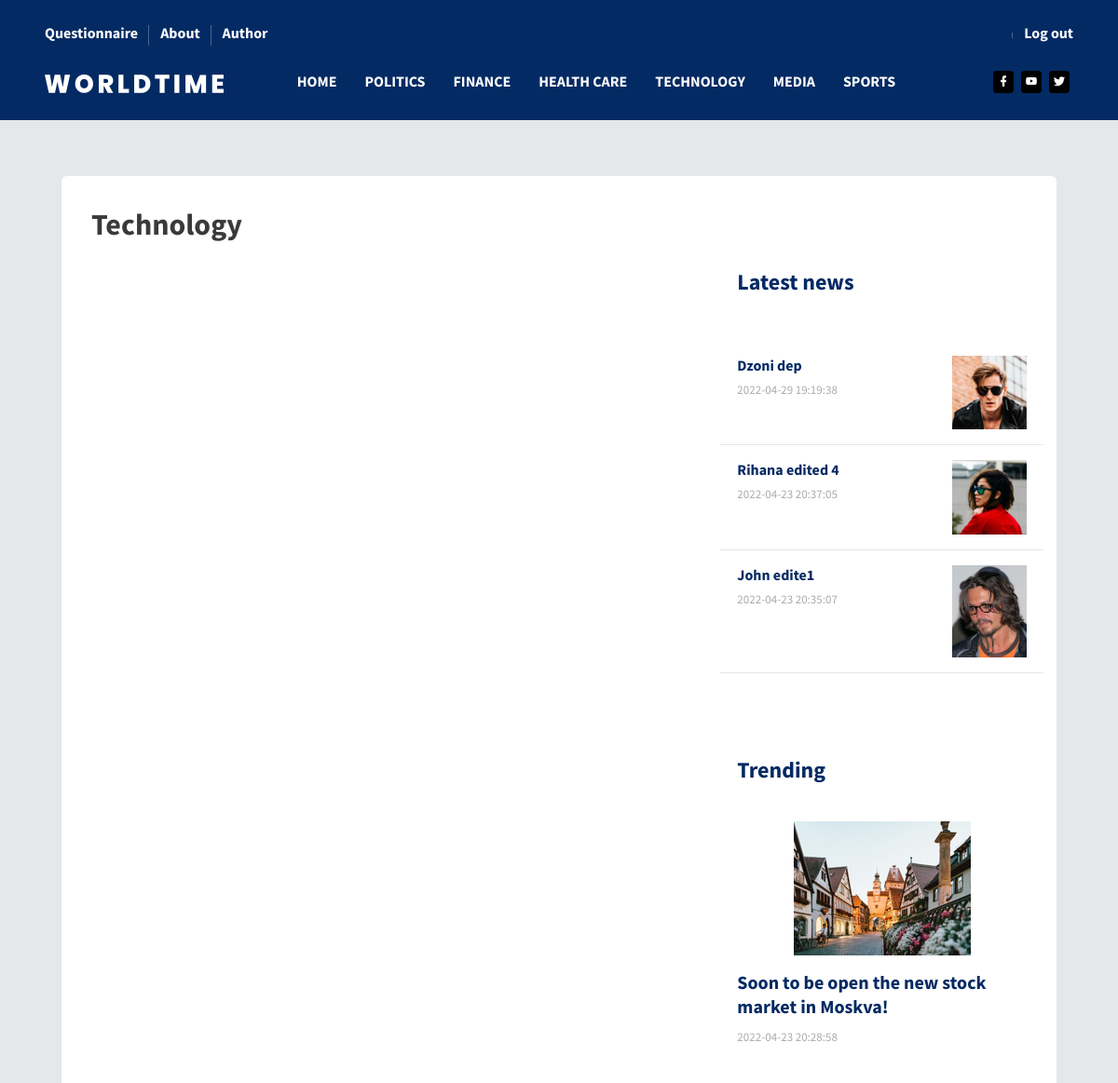
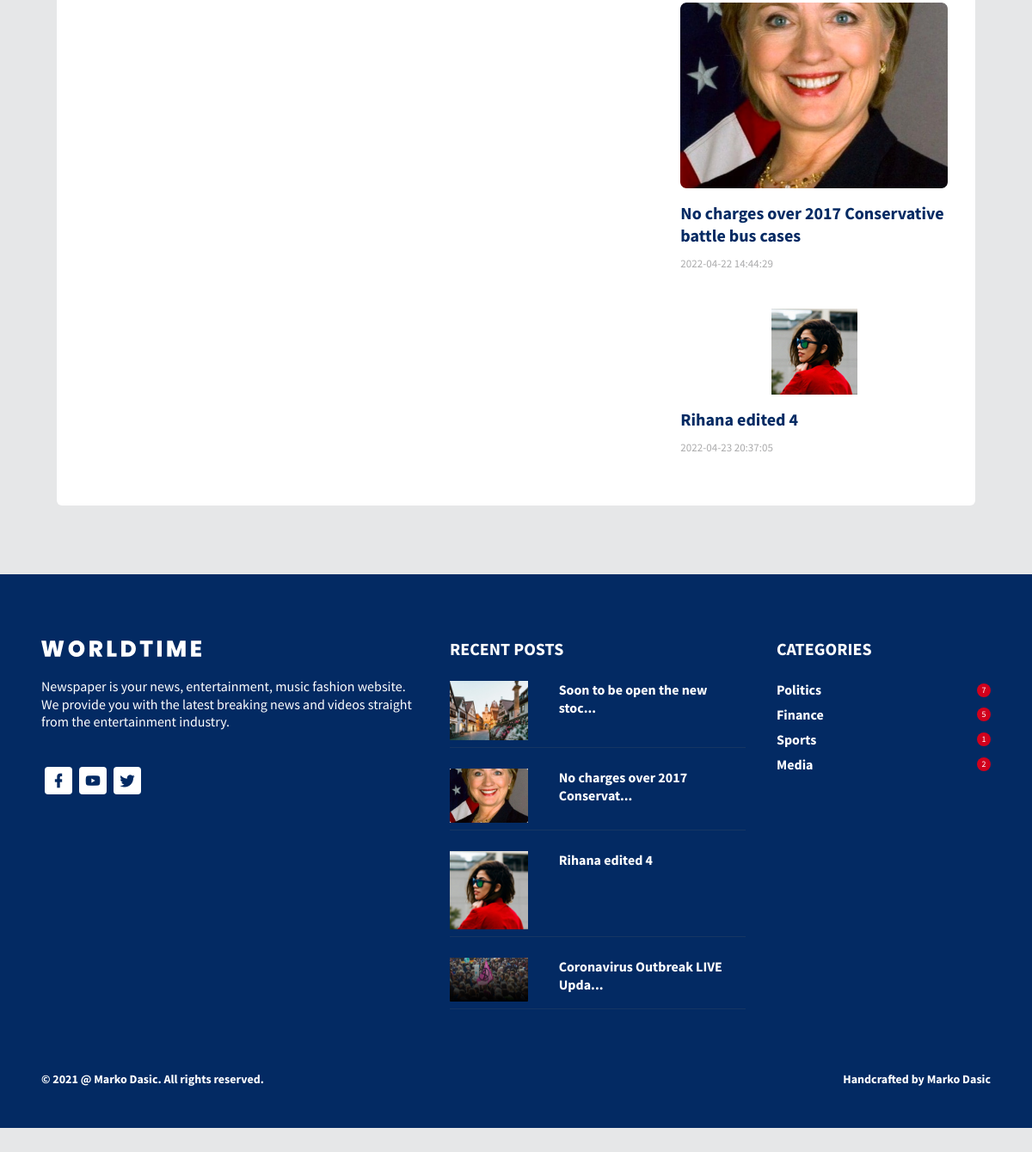
Screenshot of /index.php?pages=category&name=Technology (signed in) with the database file from the repository (2 pictures, top to bottom).
### tables this page shows
CREATE TABLE `category` (
  `id_category` int(255) NOT NULL,
  `name` varchar(255) NOT NULL
);

CREATE TABLE `vest` (
  `id_vest` int(255) NOT NULL,
  `title` varchar(200) NOT NULL,
  `date` timestamp NOT NULL DEFAULT CURRENT_TIMESTAMP,
  `description` varchar(5000) NOT NULL,
  `ban` int(2) NOT NULL DEFAULT '0',
  `active` tinyint(1) NOT NULL DEFAULT '0',
  `id_author` int(255) NOT NULL,
  `id_image` int(255) NOT NULL,
  `id_category` int(255) NOT NULL,
  `id_vest_type` int(255) NOT NULL
);

CREATE TABLE `image` (
  `id_image` int(11) NOT NULL,
  `type` varchar(255) NOT NULL,
  `path` varchar(255) NOT NULL,
  `size` int(255) NOT NULL,
  `alt` varchar(255) NOT NULL
);

CREATE TABLE `user_like` (
  `id_user_like` int(255) NOT NULL,
  `id_user` int(255) NOT NULL,
  `id_vest` int(255) NOT NULL,
  `is_liked` tinyint(1) NOT NULL DEFAULT '1'
);

### models/functions.php (called while the page is built, shortened)
<?php
function GetCategory(){
    global $conn;
    $res = $conn->query("SELECT * FROM category")->fetchAll();
    return $res;
}
function GetNewNews($lim){
    global $conn;
    $res = $conn->query("SELECT * FROM vest v
    JOIN vest_type vt ON v.id_vest_type = vt.id_vest_type
    JOIN image i ON v.id_image=i.id_image
    WHERE v.ban = 0 AND v.active=0
    ORDER BY date DESC LIMIT 0,".$lim);
    return $res->fetchAll();
}
function GetNumberPostFromCategory($name){
    global $conn;
    $quer = "SELECT name, COUNT(*) AS number FROM category c
    JOIN vest v ON c.id_category = v.id_category
 	WHERE name LIKE '%$name%'
    GROUP BY name";
    $res = $conn->query($quer);
    return $res->fetch();
}
function GetMostLikesNews($lim){
    global $conn;
    $quer = "SELECT *, COUNT(id_user_like) AS number_like   FROM user_like ul
    JOIN vest v ON ul.id_vest = v.id_vest
    JOIN image i ON v.id_image=i.id_image
    JOIN vest_type vt ON v.id_vest_type = vt.id_vest_type
    WHERE ul.is_liked > 0 AND v.ban = 0 AND v.active=0
    GROUP BY title
    ORDER BY number_like
    LIMIT 0, $lim";
    $res = $conn->query($quer);
    return $res->fetchAll();
}

### view/pages/singe-category.php (the view, shortened to what this page needs)
<?php
    $name = $_GET['name'];
    $arr_last_news = GetNewNews(3);
    $popular = GetMostLikesNews(3);
?>
<div class="content-wrapper">
          <div class="container">
            <div class="col-sm-12">
              <div class="card" data-aos="fade-up">
                <div class="card-body">
                  <div class="row">
                    <div class="col-sm-12">
                      <h1 class="font-weight-600 mb-4">
                        <?=$name?>
                      </h1>
                    </div>
                  </div>
                  <div class="row">
                    <div class="col-lg-8">
                </div>
                <div class="col-lg-4">
                      <h2 class="mb-4 text-primary font-weight-600">
                        Latest news
                      </h2>
                      <div class="row">
                        <div class="col-sm-12">
                          <div class="pb-2 pt-4">
                        <?php foreach($arr_last_news as $el):?>
                            <div class="row py-3 border-bottom">
                              <div class="col-sm-8">
                                <h5 class="font-weight-600 mb-1">
                                  <a href="index.php?pages=vest&id=<?= $el->id_vest?>" class="link-blue"><?=$el->title?></a>
                                </h5>
                                <p class="fs-13 text-muted mb-0">
                                  <span class="mr-2">
                                  <?=$el->date;
                                    ?>
                                  </span>
                                </p>
                              </div>
                              <div class="col-sm-4">
                                <div class="rotate-img">
                                  <a href="index.php?pages=vest&id=<?= $el->id_vest?>"><img
                                    src="<?= $el->path?>"
                                    alt="<?=$el->alt?>"
                                    class="img-fluid"
                                  /></a>
                                </div>
                              </div>
                            </div>
                            <?php endforeach?>
                            </div>
                        </div>
                      </div>
                      <div class="trending">
                        <h2 class="mb-4 text-primary font-weight-600">
                          Trending
                        </h2>
                        <?php foreach($popular as $el):?>
                            <div class="mb-4 pt-3">
                          <div class="rotate-img d-flex justify-content-center">
                            <a href="index.php?pages=vest&id=<?= $el->id_vest?>"><img
                              src="<?=$el->path?>"
                              alt="<?=$el->alt?>"
                              class="img-fluid"
                            /></a>
                          </div>
                          <h3 class="mt-3 font-weight-600">
                            <a href="index.php?pages=vest&id=<?= $el->id_vest?>" class="link-blue">
                            <?php if (strlen($el->title) > 50) {
                                      echo substr($el->title, 0, 50) . '...';
                                } else {
                                    echo $el->title;
                                }
                            ?>
                            </a>
                          </h3>
                          <p class="fs-13 text-muted mb-0">
                            <span class="mr-2"><?=$el->date?></span>
                          </p>
                        </div>
                        <?php endforeach?>
                        </div>
                  </div>
                </div>
              </div>
            </div>
          </div>
        </div>

### view/fixed/nav.php (shortened to what this page needs)
<?php
  include "models/config.php";
  include "models/functions.php";
  $nav = GetCategory();
?>
<header id="header">
          <div class="container">
            <nav class="navbar navbar-expand-lg navbar-light">
              <div class="navbar-top">
                <div class="d-flex justify-content-between align-items-center">
                  <ul class="navbar-top-left-menu">
                    <?php if(isset($_SESSION['user'])):?>
                    <li class="nav-item">
                      <a href="index.php?pages=questionnaire&id=1" class="nav-link">Questionnaire</a>
                    </li>
                    <?php endif?>
                    <li class="nav-item">
                      <a href="index.php?pages=about" class="nav-link">About</a>
                    </li>
                    <li class="nav-item">
                      <a href="index.php?pages=author" class="nav-link">Author</a>
                    </li>
                  </ul>
                  <ul class="navbar-top-right-menu">
                    <?php if(!isset($_SESSION['user'])){?>
                    <li class="nav-item">
                      <a href="index.php?pages=log-in" class="nav-link">Login</a>
                    </li>
                    <li class="nav-item">
                      <a href="index.php?pages=registration" class="nav-link">Sign in</a>
                    </li>
                    <?php }else{?>
                    <li class="nav-item">
                      <a href="#" class="nav-link"><?=$_SESSION['user']->first_name?> <?=$_SESSION['user']->last_name?></a>
                    </li>
                    <li class="nav-item">
                      <a href="models/log-out.php" class="nav-link">Log out</a>
                    </li>
                    <?php } ?>
                  </ul>
                </div>
              </div>
              <div class="navbar-bottom">
                <div class="d-flex justify-content-between align-items-center">
                  <div>
                    <a class="navbar-brand" href="index.php"
                      ><img src="assets/images/logo.svg" alt=""
                    /></a>
                  </div>
                  <div>
                    <div
                      class="navbar-collapse justify-content-center collapse"
                      id="navbarSupportedContent"
                    >
                      <ul
                        class="navbar-nav d-lg-flex justify-content-between align-items-center" id="header-nav"
                      >
                        <li class="nav-item active">
                          <a class="nav-link" href="index.php">Home</a>
                        </li>
                        <?php foreach($nav as $el):?>
                        <li class="nav-item">
                          <a class="nav-link" href="index.php?pages=category&name=<?=$el->name?>"><?php echo $el->name == "Health_care" ? "Health Care": $el->name?></a>
                        </li>
                        <?php endforeach?>
                      </ul>
                    </div>
                  </div>
                  <ul class="social-media">
                    <li>
                      <a href="https://sr-rs.facebook.com/">
                        <i class="mdi mdi-facebook"></i>
                      </a>
                    </li>
                    <li>
                      <a href="https://www.youtube.com/">
                        <i class="mdi mdi-youtube"></i>
                      </a>
                    </li>
                    <li>
                      <a href="https://twitter.com/?lang=sr">
                        <i class="mdi mdi-twitter"></i>
                      </a>
                    </li>
                  </ul>
                </div>
              </div>
            </nav>
          </div>
        </header>

### view/fixed/footer.php (shortened to what this page needs)
<?php
  $popular = GetMostLikesNews(4);
  $arr[0] = GetNumberPostFromCategory("Politics");
  $arr[1] = GetNumberPostFromCategory("Finance");
  $arr[2] = GetNumberPostFromCategory("Sport");
  $arr[3] = GetNumberPostFromCategory("Media");
?>
<br/>
<br/>
<br/>
<br/>
<footer>
<div class="footer-top">
            <div class="container-lg">
              <div class="row">
                <div class="col-sm-5">
                  <img src="assets/images/logo.svg" class="footer-logo" alt="" />
                  <h5 class="font-weight-normal mt-4 mb-5">
                    Newspaper is your news, entertainment, music fashion website. We
                    provide you with the latest breaking news and videos straight from
                    the entertainment industry.
                  </h5>
                  <ul class="social-media">
                    <li>
                      <a href="https://sr-rs.facebook.com/">
                        <i class="mdi mdi-facebook"></i>
                      </a>
                    </li>
                    <li>
                      <a href="https://www.youtube.com/">
                        <i class="mdi mdi-youtube"></i>
                      </a>
                    </li>
                    <li>
                      <a href="https://twitter.com/?lang=sr">
                        <i class="mdi mdi-twitter"></i>
                      </a>
                    </li>
                  </ul>
                </div>
                <div class="col-sm-4">
                  <h3 class="font-weight-bold mb-3">RECENT POSTS</h3>
                  <?php foreach($popular as $el):?>
                  <div class="row mt-4">
                    <div class="col-sm-12">
                      <div class="footer-border-bottom pb-2">
                        <div class="row">
                          <div class="col-md-4 col-12">
                            <a href="index.php?pages=vest&id=<?=$el->id_vest?>" > <img
                              src="<?=$el->path?>"
                              alt="<?=$el->alt?>"
                              class="img-fluid"
                            /></a>
                          </div>
                          <div class="col-md-8 col-12">
                            <h5 class="font-weight-600">
                              <a href="index.php?pages=vest&id=<?=$el->id_vest?> " class="link">
                              <?php if (strlen($el->title) > 30) {
                                                echo substr($el->title, 0, 30) . '...';
                                            } else {
                                                echo $el->title;
                                            }
                               ?>
                            </a>
                            </h5>
                          </div>
                        </div>
                      </div>
                    </div>
                  </div>
                  <?php endforeach?>
                </div>
                <div class="col-sm-3">
                  <h3 class="font-weight-bold mb-3">CATEGORIES</h3>
                  <?php foreach($arr as $el):?>
                  <div class="pt-2">
                    <div class="d-flex justify-content-between align-items-center">
                      <h5 class="mb-0 font-weight-600"><?=$el->name?></h5>
                      <div class="count"><?=$el->number?></div>
                    </div>
                  </div>
                  <?php endforeach?>
                </div>
              </div>
            </div>
          </div>
          <div class="footer-bottom">
            <div class="container">
              <div class="row">
                <div class="col-sm-12">
                  <div class="d-sm-flex justify-content-between align-items-center">
                    <div class="fs-14 font-weight-600">
                      © 2021 @ <a href="https://www.bootstrapdash.com/" target="_blank" class="text-white"> Marko Dasic</a>. All rights reserved.
                    </div>
                    <div class="fs-14 font-weight-600">
                      Handcrafted by <a href="https://www.bootstrapdash.com/" target="_blank" class="text-white">Marko Dasic</a>
                    </div>
                  </div>
                </div>
              </div>
            </div>
          </div>
</footer>
</html>

### view/pages/singe-category.php (style rules this page uses)
.link-blue { color:#032a63 !important; }
.link { color:#fff !important; }

### view/fixed/footer.php (style rules this page uses)
.link { color:white !important; }
.link-blue { color:#032a63 !important; }

### rows the page displays
category: name "POLITICS"
category: name "FINANCE"
category: name "HEALTH CARE"
category: name "TECHNOLOGY"
category: name "MEDIA"
category: name "SPORTS"
vest: title "Dzoni dep", date "2022-04-29 19:19:38", id_image.path (picture)
vest: title "Rihana edited 4", date "2022-04-23 20:37:05", id_image.path (picture)
vest: title "John edite1", date "2022-04-23 20:35:07", id_image.path (picture)
user_like: image.path (picture), id_vest.title "Soon to be open the new stock market in Moskva!", id_vest.date "2022-04-23 20:28:58", id_vest.title "Soon to be open the new stoc"
user_like: image.path (picture), id_vest.title "No charges over 2017 Conservative battle bus cases", id_vest.date "2022-04-22 14:44:29", id_vest.title "No charges over 2017 Conservat"
user_like: image.path (picture), id_vest.title "Rihana edited 4", id_vest.date "2022-04-23 20:37:05"
user_like: image.path (picture), id_vest.title "Coronavirus Outbreak LIVE Upda"

### other values shown
$name "Technology"
$el->name "Politics"
$el->number "7"
$el->name "Finance"
$el->number "5"
$el->name "Sports"
$el->number "1"
$el->name "Media"
$el->number "2"
